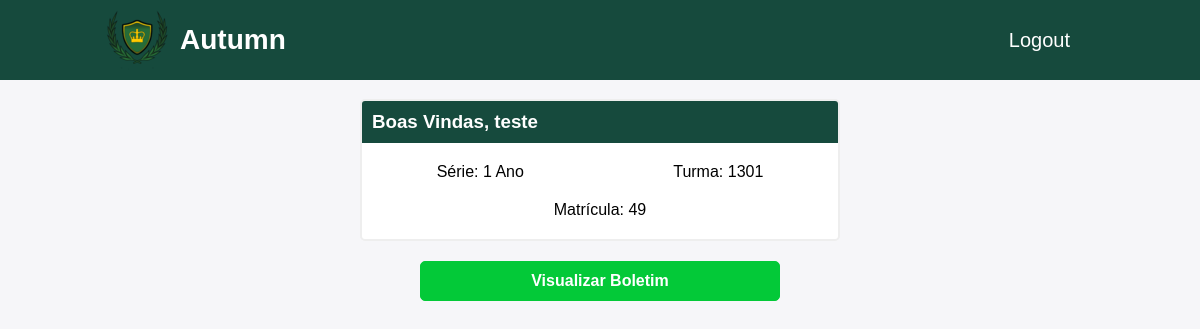
Page /alunos/homealuno/home.php (signed in) on the committed database.
### tables this page shows
CREATE TABLE `alunos` (
  `nome` char(85) NOT NULL,
  `login` varchar(12) NOT NULL,
  `senha` varchar(60) NOT NULL,
  `matricula` int(8) NOT NULL,
  `turma` char(20) NOT NULL,
  `serie` char(20) NOT NULL,
  `segmento` char(35) NOT NULL,
  `status` char(12) NOT NULL
);

CREATE TABLE `series` (
  `id` int(12) NOT NULL,
  `serie` int(10) NOT NULL,
  `segmento` char(35) NOT NULL
);

### alunos/homealuno/home.php (the view, shortened to what this page needs)
<!DOCTYPE html>
<html lang="pt-BR">
<head>
    <link rel="stylesheet" href="home.css">
</head>
<body>
    <header>
        <div class="nav-bar-elements">
            <img src="../../images/oregonnovalogo (5).png" alt="#">
            <div class="logo">Autumn</div>
        </div>
        <nav class="nav-bar">
            <ul>
                <li>
                    <a href="../logout.php" class="active">Logout</a>
                </li>
            </ul>
        </nav>
    </header>
    <main>
        <div class="infos">
            <div class="items">
                <?php
                    require '../../connect/connect.php';
                    $login = $_SESSION['login'];
                    $sql = "SELECT * FROM alunos WHERE login = '$login';";
                    $result = mysqli_query($conn, $sql);
                    $row = mysqli_fetch_assoc($result);
                    $serieid = $row['serie'];
                    $sql_serie = "SELECT * FROM series WHERE id = '$serieid';";
                    $result_serie = mysqli_query($conn, $sql_serie);
                    echo "<div class='title'>";
                    echo "<h3>Boas Vindas, ". $row['nome'] ."</h3>";
                    echo "</div>";
                    echo "<div class='turmaSerie'>";
                    if(mysqli_num_rows($result_serie) > 0){
                        $row_serie = mysqli_fetch_assoc($result_serie);
                        $newserie = $row_serie['serie'];
                        echo "<span>Série: ". $newserie ." Ano</span>";
                    }
                    else{
                        echo "<span>Série: Sem série</span>";
                    }
                    echo "<span>Turma: ". $row['turma'] ."</span>";
                    echo "</div>";
                    echo "<div class='matricula'>";
                    echo "<span>Matrícula: ". $row['matricula'] ."</span>";
                    echo "</div>";
                ?>
            </div>
            <div class="button">
                <a href="../boletim/boletim.php">Visualizar Boletim</a>
            </div>
        </div>
    </main>
</body>
</html>

### alunos/homealuno/home.css (style rules this page uses)
* { font-family: sans-serif; box-sizing: border-box; padding: 0; margin: 0; list-style: none; text-decoration: none; overflow: hidden; }
body { background: #f6f6f9; }
header { width: 100%; height: 80px; background: #164a3d; display: flex; align-items: center; justify-content: space-between; padding: 0 100px; }
.logo { font-size: 28px; font-weight: bold; color: #fff; display: flex; align-items: center; justify-content: center; margin-left: 5px; }
.nav-bar-elements { display: flex; flex-direction: right; justify-content: flex-start; }
.nav-bar ul { display: flex; }
.nav-bar ul li a { display: block; color: #fff; font-size: 20px; padding: 10px 25px; border-radius: 50px; transition: 0.2s; margin: 0 5px; }
main { display: flex; align-items: center; justify-content: center; min-height: 30vh; }
.items { background-color: #fff; border-radius: 5px; width: 40%; border: 2px solid #eee; }
.infos { display: flex; flex-direction: column; align-items: center; justify-content: center; width: 100%; }
.title { display: flex; background-color: #164a3d; width: 100%; padding: 10px; color: #fff; }
.turmaSerie { display: flex; justify-content: space-around; margin-top: 20px; }
.matricula { display: flex; width: 100%; align-items: center; justify-content: center; margin-top: 20px; margin-bottom: 20px; }
.button { display: flex; width: 30%; align-items: center; justify-content: center; margin-top: 20px; }
.button a { border: 1px solid #03c938; background-color: #03c938; font-size: 16px; font-weight: bold; padding: 10px; border-radius: 5px; width: 100%; text-align: center; color: #fff; }

### rows in the picture
alunos: nome "teste", turma "1301", matricula "49"
series: serie "1"
